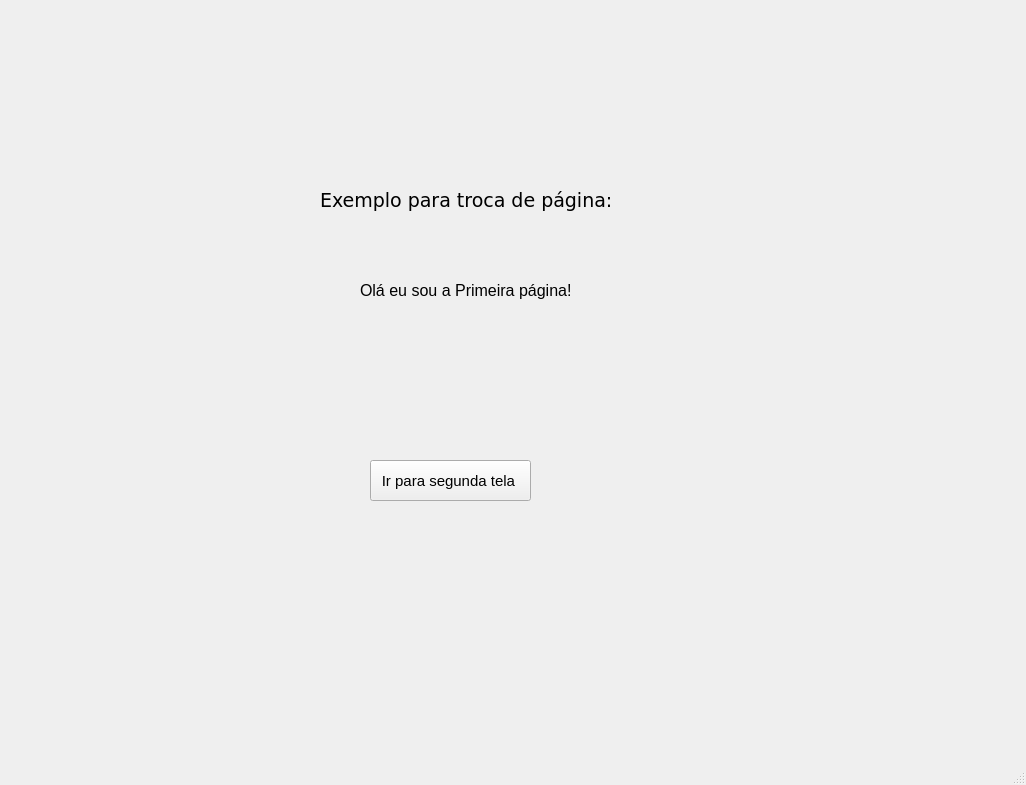
<?xml version="1.0" encoding="UTF-8"?>
<ui version="4.0">
 <class>MainWindow</class>
 <widget class="QMainWindow" name="MainWindow">
  <property name="geometry">
   <rect>
    <x>0</x>
    <y>0</y>
    <width>1026</width>
    <height>785</height>
   </rect>
  </property>
  <property name="windowTitle">
   <string>MainWindow</string>
  </property>
  <widget class="QWidget" name="centralwidget">
   <widget class="QLabel" name="label">
    <property name="geometry">
     <rect>
      <x>320</x>
      <y>180</y>
      <width>311</width>
      <height>41</height>
     </rect>
    </property>
    <property name="font">
     <font>
      <family>Verdana</family>
      <pointsize>14</pointsize>
     </font>
    </property>
    <property name="text">
     <string>Exemplo para troca de página:</string>
    </property>
    <property name="wordWrap">
     <bool>true</bool>
    </property>
   </widget>
   <widget class="QLabel" name="label_2">
    <property name="geometry">
     <rect>
      <x>360</x>
      <y>280</y>
      <width>241</width>
      <height>21</height>
     </rect>
    </property>
    <property name="font">
     <font>
      <pointsize>12</pointsize>
     </font>
    </property>
    <property name="text">
     <string>Olá eu sou a Primeira página! </string>
    </property>
   </widget>
   <widget class="QPushButton" name="pushButton">
    <property name="geometry">
     <rect>
      <x>370</x>
      <y>460</y>
      <width>161</width>
      <height>41</height>
     </rect>
    </property>
    <property name="font">
     <font>
      <pointsize>11</pointsize>
     </font>
    </property>
    <property name="text">
     <string>Ir para segunda tela </string>
    </property>
   </widget>
  </widget>
  <widget class="QMenuBar" name="menubar">
   <property name="geometry">
    <rect>
     <x>0</x>
     <y>0</y>
     <width>1026</width>
     <height>21</height>
    </rect>
   </property>
  </widget>
  <widget class="QStatusBar" name="statusbar"/>
 </widget>
 <resources/>
 <connections/>
</ui>
